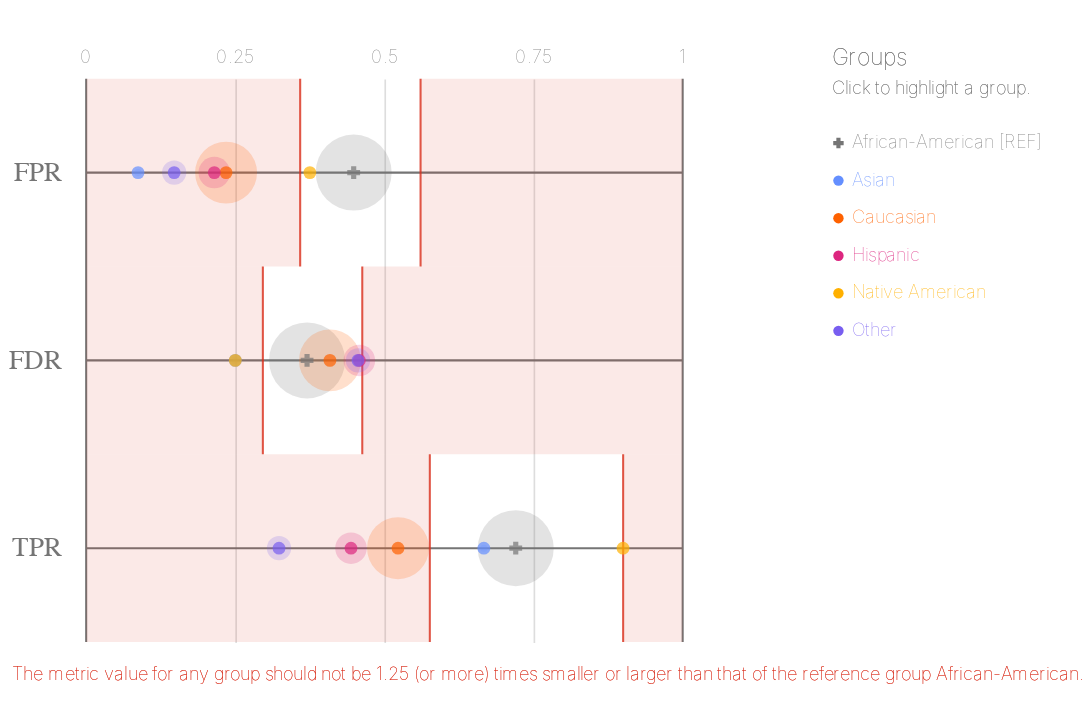

Source (notebook cell):
### Code cell
ap.metrics(majority_bdf, METRICS, ATTRIBUTE)

### Figure 1 — Vega-Lite specification as saved in the notebook (floating-point values rounded to 4 significant figures)
{"config": {"view": {"continuousWidth": 400, "continuousHeight": 300, "strokeWidth": 0}, "axisLeft": {"labelColor": "rgb(117,117,117)", "labelFont": "Arial", "labelFontSize": 16}}, "layer": [{"data": {"name": "data-c5b287e18573560343da612219635138"}, "mark": {"type": "rule", "stroke": "rgb(117,117,117)", "strokeWidth": 1.25, "tooltip": ""}, "encoding": {"x": {"type": "quantitative", "field": "start", "scale": {"domain": [0, 1], "range": [45.0, 405.0]}}, "x2": {"field": "end"}, "y": {"type": "nominal", "axis": {"domain": false, "labelAngle": 0, "labelPadding": -30, "orient": "left", "ticks": false, "title": ""}, "field": "y_position", "scale": {"domain": ["FPR", "FDR", "TPR"], "range": [42.5, 382.5]}}}}, {"data": {"name": "data-6cfe259518f6c7b358d8f836a73e6b7f"}, "mark": {"type": "rule", "stroke": "rgb(117,117,117)", "strokeWidth": 1.25, "tooltip": ""}, "encoding": {"x": {"type": "quantitative", "field": "x_position", "scale": {"domain": [0, 1], "range": [45.0, 405.0]}}, "y": {"value": 42.5}, "y2": {"value": 382.5}}}, {"data": {"name": "data-60ed1133fa688d151d36705a369482e0"}, "mark": {"type": "text", "align": "center", "color": "rgb(117,117,117)", "font": "Arial", "fontSize": 11, "fontWeight": 100, "tooltip": ""}, "encoding": {"text": {"type": "nominal", "field": "value"}, "x": {"type": "quantitative", "field": "value", "scale": {"domain": [0, 1], "range": [45.0, 405.0]}}, "y": {"value": 29.75}}}, {"layer": [{"mark": {"type": "rect", "opacity": 0.8, "stroke": "rgb(217, 46, 28)", "strokeWidth": 1.25, "tooltip": ""}, "encoding": {"x": {"type": "quantitative", "field": "lower_threshold_value", "scale": {"domain": [0, 1], "range": [45.0, 405.0]}}, "x2": {"field": "lower_threshold_value"}, "y": {"type": "nominal", "axis": {"domain": false, "grid": false, "labels": false, "ticks": false, "title": " "}, "field": "metric", "scale": {"domain": ["FPR", "FDR", "TPR"], "range": [42.5, 382.5]}}}}, {"mark": {"type": "rect", "opacity": 0.8, "stroke": "rgb(217, 46, 28)", "strokeWidth": 1.25, "tooltip": ""}, "encoding": {"x": {"type": "quantitative", "field": "upper_threshold_value", "scale": {"domain": [0, 1], "range": [45.0, 405.0]}}, "x2": {"field": "upper_threshold_value"}, "y": {"type": "nominal", "axis": {"domain": false, "grid": false, "labels": false, "ticks": false, "title": " "}, "field": "metric", "scale": {"domain": ["FPR", "FDR", "TPR"], "range": [42.5, 382.5]}}}}, {"layer": [{"mark": {"type": "rect", "fill": "rgb(217, 46, 28)", "opacity": 0.1, "tooltip": ""}, "encoding": {"x": {"type": "quantitative", "field": "lower_threshold_value", "scale": {"domain": [0, 1], "range": [45.0, 405.0]}}, "x2": {"field": "lower_end"}, "y": {"type": "nominal", "axis": {"domain": false, "grid": false, "labels": false, "ticks": false, "title": " "}, "field": "metric", "scale": {"domain": ["FPR", "FDR", "TPR"], "range": [42.5, 382.5]}}}}, {"mark": {"type": "rect", "fill": "rgb(217, 46, 28)", "opacity": 0.1, "tooltip": ""}, "encoding": {"x": {"type": "quantitative", "field": "upper_threshold_value", "scale": {"domain": [0, 1], "range": [45.0, 405.0]}}, "x2": {"field": "upper_end"}, "y": {"type": "nominal", "axis": {"domain": false, "grid": false, "labels": false, "ticks": false, "title": " "}, "field": "metric", "scale": {"domain": ["FPR", "FDR", "TPR"], "range": [42.5, 382.5]}}}}]}, {"data": {"name": "data-79dd248bdaa0ea02c535240e8ad022c8"}, "mark": {"type": "text", "align": "left", "baseline": "top", "fill": "rgb(217, 46, 28)", "font": "Arial", "fontSize": 11, "fontWeight": 100, "tooltip": ""}, "encoding": {"text": {"value": "The metric value for any group should not be 1.25 (or more) times smaller or larger than that of the reference group African-American."}, "x": {"value": 0}, "y": {"value": 396.7}}}], "data": {"name": "data-8b249cd4fa10c5a7437f81793d581f60"}}, {"layer": [{"mark": "circle"}, {"data": {"name": "data-2212780b1f478cf24ed134466f6e26ca"}, "mark": {"type": "circle", "opacity": 0.2}, "encoding": {"color": {"condition": {"type": "nominal", "field": "attribute_value", "legend": null, "scale": {"domain": ["African-American", "Asian", "Caucasian", "Hispanic", "Native American", "Other"], "range": ["rgb(117,117,117)", "rgb(100, 143, 255)", "rgb(254, 97, 0)", "rgb(220, 38, 127)", "rgb(255, 176, 0)", "rgb(120, 94, 240)"]}, "selection": "selector023"}, "value": "rgb(224,224,224)"}, "size": {"type": "quantitative", "field": "group_size", "legend": null, "scale": {"domain": [0, 4435.0], "range": [0, 2522.0]}}, "tooltip": [{"type": "nominal", "field": "attribute_value", "title": "Group"}, {"type": "nominal", "field": "tooltip_group_size", "title": "Group Size"}, {"type": "nominal", "field": "tooltip_disparity_explanation_fpr", "title": "Disparity"}, {"type": "quantitative", "field": "fpr", "format": ".2f", "title": "FPR"}], "x": {"type": "quantitative", "axis": {"domain": false, "labels": false, "ticks": false, "title": null, "values": [0.25, 0.5, 0.75]}, "field": "fpr", "scale": {"domain": [0, 1], "range": [45.0, 405.0]}}, "y": {"type": "nominal", "axis": {"domain": false, "grid": false, "labels": false, "ticks": false, "title": " "}, "field": "metric_variable", "scale": {"domain": ["FPR", "FDR", "TPR"], "range": [42.5, 382.5]}}}, "selection": {"selector025": {"type": "multi", "empty": "all", "fields": ["attribute_value"]}}, "transform": [{"calculate": "'FPR'", "as": "metric_variable"}]}, {"data": {"name": "data-2212780b1f478cf24ed134466f6e26ca"}, "mark": {"type": "circle", "opacity": 0.2}, "encoding": {"color": {"condition": {"type": "nominal", "field": "attribute_value", "legend": null, "scale": {"domain": ["African-American", "Asian", "Caucasian", "Hispanic", "Native American", "Other"], "range": ["rgb(117,117,117)", "rgb(100, 143, 255)", "rgb(254, 97, 0)", "rgb(220, 38, 127)", "rgb(255, 176, 0)", "rgb(120, 94, 240)"]}, "selection": "selector023"}, "value": "rgb(224,224,224)"}, "size": {"type": "quantitative", "field": "group_size", "legend": null, "scale": {"domain": [0, 4435.0], "range": [0, 2522.0]}}, "tooltip": [{"type": "nominal", "field": "attribute_value", "title": "Group"}, {"type": "nominal", "field": "tooltip_group_size", "title": "Group Size"}, {"type": "nominal", "field": "tooltip_disparity_explanation_fdr", "title": "Disparity"}, {"type": "quantitative", "field": "fdr", "format": ".2f", "title": "FDR"}], "x": {"type": "quantitative", "axis": {"domain": false, "labels": false, "ticks": false, "title": null, "values": [0.25, 0.5, 0.75]}, "field": "fdr", "scale": {"domain": [0, 1], "range": [45.0, 405.0]}}, "y": {"type": "nominal", "axis": {"domain": false, "grid": false, "labels": false, "ticks": false, "title": " "}, "field": "metric_variable", "scale": {"domain": ["FPR", "FDR", "TPR"], "range": [42.5, 382.5]}}}, "selection": {"selector027": {"type": "multi", "empty": "all", "fields": ["attribute_value"]}}, "transform": [{"calculate": "'FDR'", "as": "metric_variable"}]}, {"data": {"name": "data-2212780b1f478cf24ed134466f6e26ca"}, "mark": {"type": "circle", "opacity": 0.2}, "encoding": {"color": {"condition": {"type": "nominal", "field": "attribute_value", "legend": null, "scale": {"domain": ["African-American", "Asian", "Caucasian", "Hispanic", "Native American", "Other"], "range": ["rgb(117,117,117)", "rgb(100, 143, 255)", "rgb(254, 97, 0)", "rgb(220, 38, 127)", "rgb(255, 176, 0)", "rgb(120, 94, 240)"]}, "selection": "selector023"}, "value": "rgb(224,224,224)"}, "size": {"type": "quantitative", "field": "group_size", "legend": null, "scale": {"domain": [0, 4435.0], "range": [0, 2522.0]}}, "tooltip": [{"type": "nominal", "field": "attribute_value", "title": "Group"}, {"type": "nominal", "field": "tooltip_group_size", "title": "Group Size"}, {"type": "nominal", "field": "tooltip_disparity_explanation_tpr", "title": "Disparity"}, {"type": "quantitative", "field": "tpr", "format": ".2f", "title": "TPR"}], "x": {"type": "quantitative", "axis": {"domain": false, "labels": false, "ticks": false, "title": null, "values": [0.25, 0.5, 0.75]}, "field": "tpr", "scale": {"domain": [0, 1], "range": [45.0, 405.0]}}, "y": {"type": "nominal", "axis": {"domain": false, "grid": false, "labels": false, "ticks": false, "title": " "}, "field": "metric_variable", "scale": {"domain": ["FPR", "FDR", "TPR"], "range": [42.5, 382.5]}}}, "selection": {"selector029": {"type": "multi", "empty": "all", "fields": ["attribute_value"]}}, "transform": [{"calculate": "'TPR'", "as": "metric_variable"}]}, {"layer": [{"mark": "point"}, {"data": {"name": "data-2212780b1f478cf24ed134466f6e26ca"}, "mark": {"type": "point", "filled": true, "size": 60}, "encoding": {"color": {"condition": {"type": "nominal", "field": "attribute_value", "legend": null, "scale": {"domain": ["African-American", "Asian", "Caucasian", "Hispanic", "Native American", "Other"], "range": ["rgb(117,117,117)", "rgb(100, 143, 255)", "rgb(254, 97, 0)", "rgb(220, 38, 127)", "rgb(255, 176, 0)", "rgb(120, 94, 240)"]}, "selection": "selector023"}, "value": "rgb(224,224,224)"}, "shape": {"type": "nominal", "field": "attribute_value", "legend": null, "scale": {"domain": ["African-American", "Asian", "Caucasian", "Hispanic", "Native American", "Other"], "range": ["cross", "circle", "circle", "circle", "circle", "circle"]}}, "tooltip": [{"type": "nominal", "field": "attribute_value", "title": "Group"}, {"type": "nominal", "field": "tooltip_group_size", "title": "Group Size"}, {"type": "nominal", "field": "tooltip_disparity_explanation_fpr", "title": "Disparity"}, {"type": "quantitative", "field": "fpr", "format": ".2f", "title": "FPR"}], "x": {"type": "quantitative", "axis": {"domain": false, "labels": false, "ticks": false, "title": null, "values": [0.25, 0.5, 0.75]}, "field": "fpr", "scale": {"domain": [0, 1], "range": [45.0, 405.0]}}, "y": {"type": "nominal", "axis": {"domain": false, "grid": false, "labels": false, "ticks": false, "title": " "}, "field": "metric_variable", "scale": {"domain": ["FPR", "FDR", "TPR"], "range": [42.5, 382.5]}}}, "selection": {"selector024": {"type": "multi", "empty": "all", "fields": ["attribute_value"]}}, "transform": [{"calculate": "'FPR'", "as": "metric_variable"}]}, {"data": {"name": "data-2212780b1f478cf24ed134466f6e26ca"}, "mark": {"type": "point", "filled": true, "size": 60}, "encoding": {"color": {"condition": {"type": "nominal", "field": "attribute_value", "legend": null, "scale": {"domain": ["African-American", "Asian", "Caucasian", "Hispanic", "Native American", "Other"], "range": ["rgb(117,117,117)", "rgb(100, 143, 255)", "rgb(254, 97, 0)", "rgb(220, 38, 127)", "rgb(255, 176, 0)", "rgb(120, 94, 240)"]}, "selection": "selector023"}, "value": "rgb(224,224,224)"}, "shape": {"type": "nominal", "field": "attribute_value", "legend": null, "scale": {"domain": ["African-American", "Asian", "Caucasian", "Hispanic", "Native American", "Other"], "range": ["cross", "circle", "circle", "circle", "circle", "circle"]}}, "tooltip": [{"type": "nominal", "field": "attribute_value", "title": "Group"}, {"type": "nominal", "field": "tooltip_group_size", "title": "Group Size"}, {"type": "nominal", "field": "tooltip_disparity_explanation_fdr", "title": "Disparity"}, {"type": "quantitative", "field": "fdr", "format": ".2f", "title": "FDR"}], "x": {"type": "quantitative", "axis": {"domain": false, "labels": false, "ticks": false, "title": null, "values": [0.25, 0.5, 0.75]}, "field": "fdr", "scale": {"domain": [0, 1], "range": [45.0, 405.0]}}, "y": {"type": "nominal", "axis": {"domain": false, "grid": false, "labels": false, "ticks": false, "title": " "}, "field": "metric_variable", "scale": {"domain": ["FPR", "FDR", "TPR"], "range": [42.5, 382.5]}}}, "selection": {"selector026": {"type": "multi", "empty": "all", "fields": ["attribute_value"]}}, "transform": [{"calculate": "'FDR'", "as": "metric_variable"}]}, {"data": {"name": "data-2212780b1f478cf24ed134466f6e26ca"}, "mark": {"type": "point", "filled": true, "size": 60}, "encoding": {"color": {"condition": {"type": "nominal", "field": "attribute_value", "legend": null, "scale": {"domain": ["African-American", "Asian", "Caucasian", "Hispanic", "Native American", "Other"], "range": ["rgb(117,117,117)", "rgb(100, 143, 255)", "rgb(254, 97, 0)", "rgb(220, 38, 127)", "rgb(255, 176, 0)", "rgb(120, 94, 240)"]}, "selection": "selector023"}, "value": "rgb(224,224,224)"}, "shape": {"type": "nominal", "field": "attribute_value", "legend": null, "scale": {"domain": ["African-American", "Asian", "Caucasian", "Hispanic", "Native American", "Other"], "range": ["cross", "circle", "circle", "circle", "circle", "circle"]}}, "tooltip": [{"type": "nominal", "field": "attribute_value", "title": "Group"}, {"type": "nominal", "field": "tooltip_group_size", "title": "Group Size"}, {"type": "nominal", "field": "tooltip_disparity_explanation_tpr", "title": "Disparity"}, {"type": "quantitative", "field": "tpr", "format": ".2f", "title": "TPR"}], "x": {"type": "quantitative", "axis": {"domain": false, "labels": false, "ticks": false, "title": null, "values": [0.25, 0.5, 0.75]}, "field": "tpr", "scale": {"domain": [0, 1], "range": [45.0, 405.0]}}, "y": {"type": "nominal", "axis": {"domain": false, "grid": false, "labels": false, "ticks": false, "title": " "}, "field": "metric_variable", "scale": {"domain": ["FPR", "FDR", "TPR"], "range": [42.5, 382.5]}}}, "selection": {"selector028": {"type": "multi", "empty": "all", "fields": ["attribute_value"]}}, "transform": [{"calculate": "'TPR'", "as": "metric_variable"}]}]}]}, {"layer": [{"mark": {"type": "point", "filled": true, "opacity": 1, "size": 39.48}, "encoding": {"color": {"condition": {"type": "nominal", "field": "attribute_value", "legend": null, "scale": {"domain": ["African-American", "Asian", "Caucasian", "Hispanic", "Native American", "Other"], "range": ["rgb(117,117,117)", "rgb(100, 143, 255)", "rgb(254, 97, 0)", "rgb(220, 38, 127)", "rgb(255, 176, 0)", "rgb(120, 94, 240)"]}, "selection": "selector023"}, "value": "rgb(224,224,224)"}, "shape": {"type": "nominal", "field": "attribute_value", "legend": null, "scale": {"domain": ["African-American", "Asian", "Caucasian", "Hispanic", "Native American", "Other"], "range": ["cross", "circle", "circle", "circle", "circle", "circle"]}}, "x": {"value": 499.0}, "y": {"type": "nominal", "axis": {"domain": false, "grid": false, "labels": false, "ticks": false, "title": " "}, "field": "attribute_value", "scale": {"domain": ["African-American", "Asian", "Caucasian", "Hispanic", "Native American", "Other"], "range": [70, 206]}}}, "selection": {"selector023": {"type": "multi", "empty": "all", "fields": ["attribute_value"]}}}, {"mark": {"type": "text", "align": "left", "baseline": "middle", "font": "Arial", "fontSize": 11, "fontWeight": 100}, "encoding": {"color": {"condition": {"type": "nominal", "field": "attribute_value", "legend": null, "scale": {"domain": ["African-American", "Asian", "Caucasian", "Hispanic", "Native American", "Other"], "range": ["rgb(117,117,117)", "rgb(100, 143, 255)", "rgb(254, 97, 0)", "rgb(220, 38, 127)", "rgb(255, 176, 0)", "rgb(120, 94, 240)"]}, "selection": "selector023"}, "value": "rgb(224,224,224)"}, "text": {"type": "nominal", "field": "label"}, "x": {"value": 507.0}, "y": {"type": "nominal", "axis": {"domain": false, "grid": false, "labels": false, "ticks": false, "title": " "}, "field": "attribute_value", "scale": {"domain": ["African-American", "Asian", "Caucasian", "Hispanic", "Native American", "Other"], "range": [70, 206]}}}, "selection": {"selector030": {"type": "multi", "empty": "all", "fields": ["attribute_value"]}}}, {"data": {"name": "data-79dd248bdaa0ea02c535240e8ad022c8"}, "mark": {"type": "text", "align": "left", "baseline": "middle", "color": "rgb(117,117,117)", "font": "Arial", "fontSize": 11, "fontWeight": 100}, "encoding": {"text": {"value": "Click to highlight a group."}, "x": {"value": 495.0}, "y": {"value": 49}}}, {"data": {"name": "data-79dd248bdaa0ea02c535240e8ad022c8"}, "mark": {"type": "text", "align": "left", "baseline": "middle", "color": "rgb(117,117,117)", "font": "Arial", "fontSize": 14, "fontWeight": 100}, "encoding": {"text": {"value": "Groups"}, "x": {"value": 495.0}, "y": {"value": 30}}}], "data": {"name": "data-33fedf0748abb2f8c0c839126e3451ef"}}], "height": 425, "resolve": {"scale": {"size": "independent", "y": "independent"}}, "width": 450, "$schema": "https://vega.github.io/schema/vega-lite/v4.8.1.json", "datasets": {"data-c5b287e18573560343da612219635138": [{"y_position": "FPR", "start": 0, "end": 1}, {"y_position": "FDR", "start": 0, "end": 1}, {"y_position": "TPR", "start": 0, "end": 1}], "data-6cfe259518f6c7b358d8f836a73e6b7f": [{"x_position": 0}, {"x_position": 1}], "data-60ed1133fa688d151d36705a369482e0": [{"value": 0.0}, {"value": 0.25}, {"value": 0.5}, {"value": 0.75}, {"value": 1.0}], "data-8b249cd4fa10c5a7437f81793d581f60": [{"lower_end": 0, "upper_end": 1, "lower_threshold_value": 0.3588, "upper_threshold_value": 0.5606, "metric": "FPR"}, {"lower_end": 0, "upper_end": 1, "lower_threshold_value": 0.2962, "upper_threshold_value": 0.4629, "metric": "FDR"}, {"lower_end": 0, "upper_end": 1, "lower_threshold_value": 0.5761, "upper_threshold_value": 0.9002, "metric": "TPR"}], "data-79dd248bdaa0ea02c535240e8ad022c8": [{"a": 1, "b": 0}, {"a": 1, "b": 0}], "data-2212780b1f478cf24ed134466f6e26ca": [{"attribute_name": "race", "attribute_value": "African-American", "group_size": 3696, "total_entities": 7214, "fpr": 0.4485, "fdr": 0.3703, "tpr": 0.7201, "fpr_disparity": 1.0, "fdr_disparity": 1.0, "tpr_disparity": 1.0, "fpr_disparity_scaled": 0.0, "fdr_disparity_scaled": 0.0, "tpr_disparity_scaled": 0.0, "tooltip_group_size": "3,696 (51.23%)", "tooltip_disparity_explanation_fpr": "Reference group", "tooltip_disparity_explanation_fdr": "Reference group", "tooltip_disparity_explanation_tpr": "Reference group"}, {"attribute_name": "race", "attribute_value": "Asian", "group_size": 32, "total_entities": 7214, "fpr": 0.08696, "fdr": 0.25, "tpr": 0.6667, "fpr_disparity": 0.1939, "fdr_disparity": 0.6752, "tpr_disparity": 0.9257, "fpr_disparity_scaled": -4.157, "fdr_disparity_scaled": -0.4811, "tpr_disparity_scaled": -0.08022, "tooltip_group_size": "32 (0.44%)", "tooltip_disparity_explanation_fpr": "5.16 times smaller FPR than the reference group", "tooltip_disparity_explanation_fdr": "1.48 times smaller FDR than the reference group", "tooltip_disparity_explanation_tpr": "1.08 times smaller TPR than the reference group"}, {"attribute_name": "race", "attribute_value": "Caucasian", "group_size": 2454, "total_entities": 7214, "fpr": 0.2345, "fdr": 0.4087, "tpr": 0.5228, "fpr_disparity": 0.523, "fdr_disparity": 1.104, "tpr_disparity": 0.7259, "fpr_disparity_scaled": -0.9121, "fdr_disparity_scaled": 0.1036, "tpr_disparity_scaled": -0.3775, "tooltip_group_size": "2,454 (34.02%)", "tooltip_disparity_explanation_fpr": "1.91 times smaller FPR than the reference group", "tooltip_disparity_explanation_fdr": "1.10 times larger FDR than the reference group", "tooltip_disparity_explanation_tpr": "1.38 times smaller TPR than the reference group"}, {"attribute_name": "race", "attribute_value": "Hispanic", "group_size": 637, "total_entities": 7214, "fpr": 0.2148, "fdr": 0.4579, "tpr": 0.444, "fpr_disparity": 0.479, "fdr_disparity": 1.237, "tpr_disparity": 0.6165, "fpr_disparity_scaled": -1.088, "fdr_disparity_scaled": 0.2366, "tpr_disparity_scaled": -0.6221, "tooltip_group_size": "637 (8.83%)", "tooltip_disparity_explanation_fpr": "2.09 times smaller FPR than the reference group", "tooltip_disparity_explanation_fdr": "1.24 times larger FDR than the reference group", "tooltip_disparity_explanation_tpr": "1.62 times smaller TPR than the reference group"}, {"attribute_name": "race", "attribute_value": "Native American", "group_size": 18, "total_entities": 7214, "fpr": 0.375, "fdr": 0.25, "tpr": 0.9, "fpr_disparity": 0.8362, "fdr_disparity": 0.6752, "tpr_disparity": 1.25, "fpr_disparity_scaled": -0.1959, "fdr_disparity_scaled": -0.4811, "tpr_disparity_scaled": 0.2497, "tooltip_group_size": "18 (0.25%)", "tooltip_disparity_explanation_fpr": "1.20 times smaller FPR than the reference group", "tooltip_disparity_explanation_fdr": "1.48 times smaller FDR than the reference group", "tooltip_disparity_explanation_tpr": "1.25 times larger TPR than the reference group"}, {"attribute_name": "race", "attribute_value": "Other", "group_size": 377, "total_entities": 7214, "fpr": 0.1475, "fdr": 0.4557, "tpr": 0.3233, "fpr_disparity": 0.329, "fdr_disparity": 1.231, "tpr_disparity": 0.4489, "fpr_disparity_scaled": -2.04, "fdr_disparity_scaled": 0.2307, "tpr_disparity_scaled": -1.227, "tooltip_group_size": "377 (5.23%)", "tooltip_disparity_explanation_fpr": "3.04 times smaller FPR than the reference group", "tooltip_disparity_explanation_fdr": "1.23 times larger FDR than the reference group", "tooltip_disparity_explanation_tpr": "2.23 times smaller TPR than the reference group"}], "data-33fedf0748abb2f8c0c839126e3451ef": [{"attribute_value": "African-American", "label": "African-American [REF]"}, {"attribute_value": "Asian", "label": "Asian"}, {"attribute_value": "Caucasian", "label": "Caucasian"}, {"attribute_value": "Hispanic", "label": "Hispanic"}, {"attribute_value": "Native American", "label": "Native American"}, {"attribute_value": "Other", "label": "Other"}]}}
